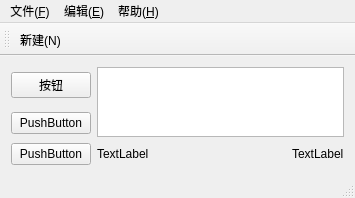
<?xml version="1.0" encoding="UTF-8"?>
<ui version="4.0">
 <class>MainWindow</class>
 <widget class="QMainWindow" name="MainWindow">
  <property name="geometry">
   <rect>
    <x>0</x>
    <y>0</y>
    <width>355</width>
    <height>197</height>
   </rect>
  </property>
  <property name="windowTitle">
   <string>MainWindow</string>
  </property>
  <widget class="QWidget" name="centralWidget">
   <layout class="QGridLayout" name="gridLayout">
    <item row="0" column="0">
     <widget class="QPushButton" name="pushButton">
      <property name="text">
       <string>按钮</string>
      </property>
     </widget>
    </item>
    <item row="0" column="1" rowspan="2" colspan="3">
     <widget class="QTextEdit" name="textEdit"/>
    </item>
    <item row="1" column="0">
     <widget class="QPushButton" name="pushButton_2">
      <property name="text">
       <string>PushButton</string>
      </property>
     </widget>
    </item>
    <item row="2" column="0">
     <widget class="QPushButton" name="pushButton_3">
      <property name="text">
       <string>PushButton</string>
      </property>
     </widget>
    </item>
    <item row="2" column="1">
     <widget class="QLabel" name="label">
      <property name="text">
       <string>TextLabel</string>
      </property>
     </widget>
    </item>
    <item row="2" column="2">
     <spacer name="horizontalSpacer">
      <property name="orientation">
       <enum>Qt::Horizontal</enum>
      </property>
      <property name="sizeHint" stdset="0">
       <size>
        <width>133</width>
        <height>20</height>
       </size>
      </property>
     </spacer>
    </item>
    <item row="2" column="3">
     <widget class="QLabel" name="label_2">
      <property name="text">
       <string>TextLabel</string>
      </property>
     </widget>
    </item>
   </layout>
  </widget>
  <widget class="QMenuBar" name="menuBar">
   <property name="geometry">
    <rect>
     <x>0</x>
     <y>0</y>
     <width>355</width>
     <height>23</height>
    </rect>
   </property>
   <widget class="QMenu" name="menu_F">
    <property name="title">
     <string>文件(&amp;F)</string>
    </property>
    <addaction name="action_New"/>
   </widget>
   <widget class="QMenu" name="menu_E">
    <property name="title">
     <string>编辑(&amp;E)</string>
    </property>
   </widget>
   <widget class="QMenu" name="menu_H">
    <property name="title">
     <string>帮助(&amp;H)</string>
    </property>
    <addaction name="action_New"/>
   </widget>
   <addaction name="menu_F"/>
   <addaction name="menu_E"/>
   <addaction name="menu_H"/>
  </widget>
  <widget class="QToolBar" name="mainToolBar">
   <attribute name="toolBarArea">
    <enum>TopToolBarArea</enum>
   </attribute>
   <attribute name="toolBarBreak">
    <bool>false</bool>
   </attribute>
   <addaction name="action_New"/>
  </widget>
  <widget class="QStatusBar" name="statusBar"/>
  <action name="action_New">
   <property name="icon">
    <iconset resource="myicon.qrc">
     <normaloff>:/myimages/1.ico</normaloff>:/myimages/1.ico</iconset>
   </property>
   <property name="text">
    <string>新建(&amp;N)</string>
   </property>
  </action>
 </widget>
 <layoutdefault spacing="6" margin="11"/>
 <resources>
  <include location="myicon.qrc"/>
 </resources>
 <connections/>
</ui>
